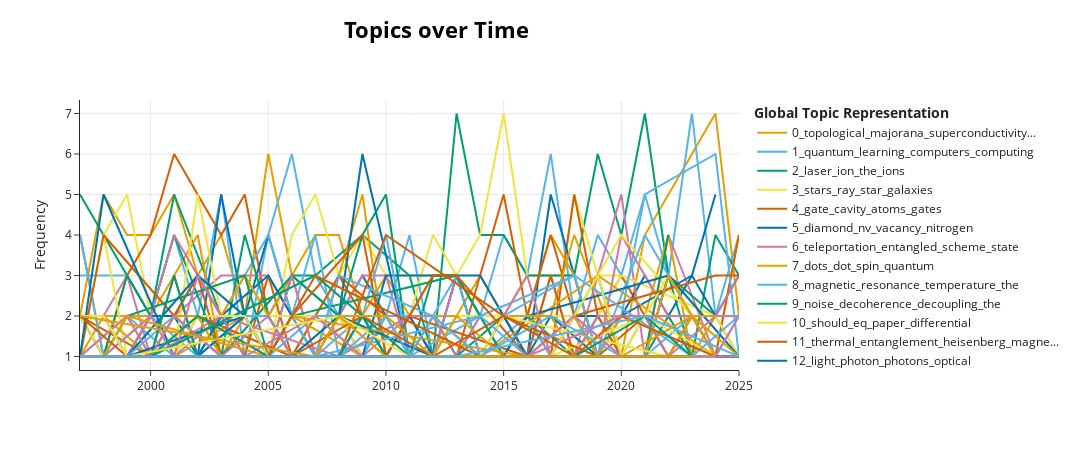

The notebook cell this image was saved under:
### Markdown cell above
# 参数调整

### Code cell
topics_over_time = topic_model.topics_over_time(docs, timestamps, global_tuning=False, evolution_tuning=False)
topic_model.visualize_topics_over_time(topics_over_time)
